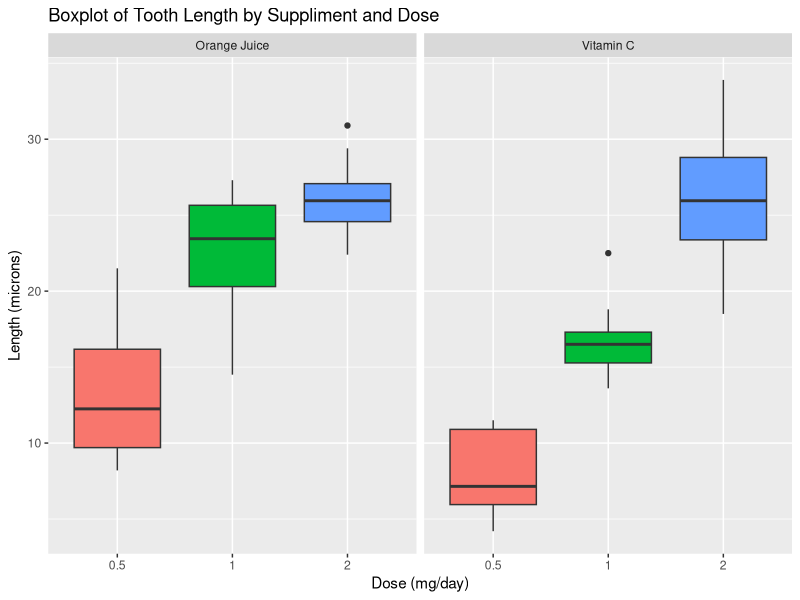

This chart was generated by the following R code: (Note: this script raises an error after producing the figure.)
## ---- chunk 1
## Load packages and dataset
library(datasets)
data(ToothGrowth)

## Perform some basic exploratory data analyses
str(ToothGrowth)
## ---- chunk 2
## Convert the dose to a Factor, as it only takes on 3 discrete values
ToothGrowth$dose <- as.factor(ToothGrowth$dose)

## Summarize the data
summary(ToothGrowth)
## ---- chunk 3
## Load packages and dataset
library(datasets)
library(ggplot2)

data(ToothGrowth)

## Convert the dose to a Factor, as it only takes on 3 discrete values
ToothGrowth$dose <- as.factor(ToothGrowth$dose)

## Define a labeller function that will return "nice" names for the facet labels
fips_labeller <- function(variable, value) {
    return(fips_names[value])
}

## Define the facet labels in a list (used by the above function)
fips_names <- list(
    'OJ' = "Orange Juice",
    'VC' = "Vitamin C")

## Create a boxplot of tooth length vs dose, faceting by suppliment type
g <- ggplot(ToothGrowth, aes(x = dose, y = len))

p1 <- g + geom_boxplot(aes(fill = dose)) + facet_grid(. ~ supp, labeller = fips_labeller) +
    labs(title = "Boxplot of Tooth Length by Suppliment and Dose") +
    labs(x = "Dose (mg/day)", y = "Length (microns)") +
    guides(fill = F)

print(p1)
## ---- chunk 4
## Load packages
library(datasets)
library(ggplot2)

## Load the dataset
data(ToothGrowth)

## Convert the dose to a Factor, as it only takes on 3 discrete values
ToothGrowth$dose <- as.factor(ToothGrowth$dose)

## Subset data and then compare dose of 0.5 mg/day to 1.0 mg/day
dose_05v10 <- subset(ToothGrowth, dose %in% c(0.5, 1))
t.test(len ~ dose, paired = F, var.equal = F, data = dose_05v10)
## ---- chunk 5
## Load packages
library(datasets)
library(ggplot2)

## Load the dataset
data(ToothGrowth)

## Convert the dose to a Factor, as it only takes on 3 discrete values
ToothGrowth$dose <- as.factor(ToothGrowth$dose)

## Subset data and then compare dose of 1.0 mg/day to 2.0 mg/day\
dose_10v20 <- subset(ToothGrowth, dose %in% c(1, 2))
t.test(len ~ dose, paired = F, var.equal = F, data = dose_10v20)
## ---- chunk 6
## Load packages
library(datasets)
library(ggplot2)

## Load the dataset
data(ToothGrowth)

## Convert the dose to a Factor, as it only takes on 3 discrete values
ToothGrowth$dose <- as.factor(ToothGrowth$dose)

## Compare suppliment type for dose = 0.5 mg/day
t.test(len ~ supp, paired = F, var.equal = F, data = ToothGrowth[ToothGrowth$dose == 0.5, ])
## ---- chunk 7
## Load packages
library(datasets)
library(ggplot2)

## Load the dataset
data(ToothGrowth)

## Convert the dose to a Factor, as it only takes on 3 discrete values
ToothGrowth$dose <- as.factor(ToothGrowth$dose)

## Compare suppliment type for dose = 0.5 mg/day
t.test(len ~ supp, paired = F, var.equal = F, data = ToothGrowth[ToothGrowth$dose == 1.0, ])
## ---- chunk 8
## Load packages
library(datasets)
library(ggplot2)

## Load the dataset
data(ToothGrowth)

## Convert the dose to a Factor, as it only takes on 3 discrete values
ToothGrowth$dose <- as.factor(ToothGrowth$dose)

## Compare suppliment type for dose = 0.5 mg/day
t.test(len ~ supp, paired = F, var.equal = F, data = ToothGrowth[ToothGrowth$dose == 2.0, ])
